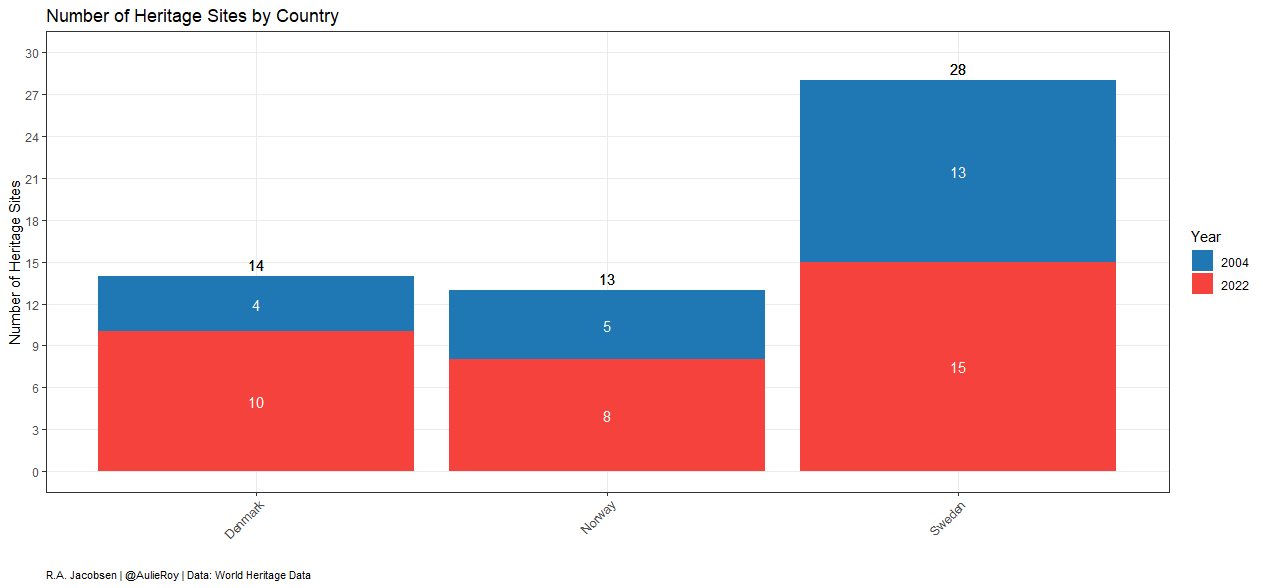

The script that drew this image:

# Contribution to TidyTuesday Week 6 on Twitter (Now X)
# Data on world heritage sites

# Load library 
library(tidyverse)

# Load data 
heritage <- readr::read_csv('https://raw.githubusercontent.com/rfordatascience/tidytuesday/master/data/2024/2024-02-06/heritage.csv')

# Wrangle data 
df <- 
  heritage |>
  pivot_longer(
    cols = -country,
    names_to = "year",
    values_to = "n_sites"
  ) 

df <- 
  df |> 
  group_by(country) |> 
  mutate(total_sites = sum(n_sites))

# Plot 
df |> 
  ggplot(aes(x = country, y = n_sites, fill = year)) +
  geom_bar(stat = "identity") +
  geom_text(aes(label = n_sites), position = position_stack(vjust = 0.5), color = "white", size = 4) +
  geom_text(aes(label = total_sites, y = total_sites), vjust = -0.5, size = 4, color = "black") + 
  scale_fill_manual(values = c("2004" = "#1f78b4", "2022" = "#F6423C")) +
  scale_y_continuous(limits = c(0, 30), breaks = seq(0, 30, by = 3)) +
  labs(title = "Number of Heritage Sites by Country",
       caption = "R.A. Jacobsen | @AulieRoy | Data: World Heritage Data",
       x = " ",
       y = "Number of Heritage Sites",
       fill = "Year") +
  theme_bw() + 
  theme(
    panel.grid.minor = element_blank(), 
    axis.text.x = element_text(angle = 45, hjust = 1), 
    plot.caption = element_text(size = 8, hjust = 0) 
  )
